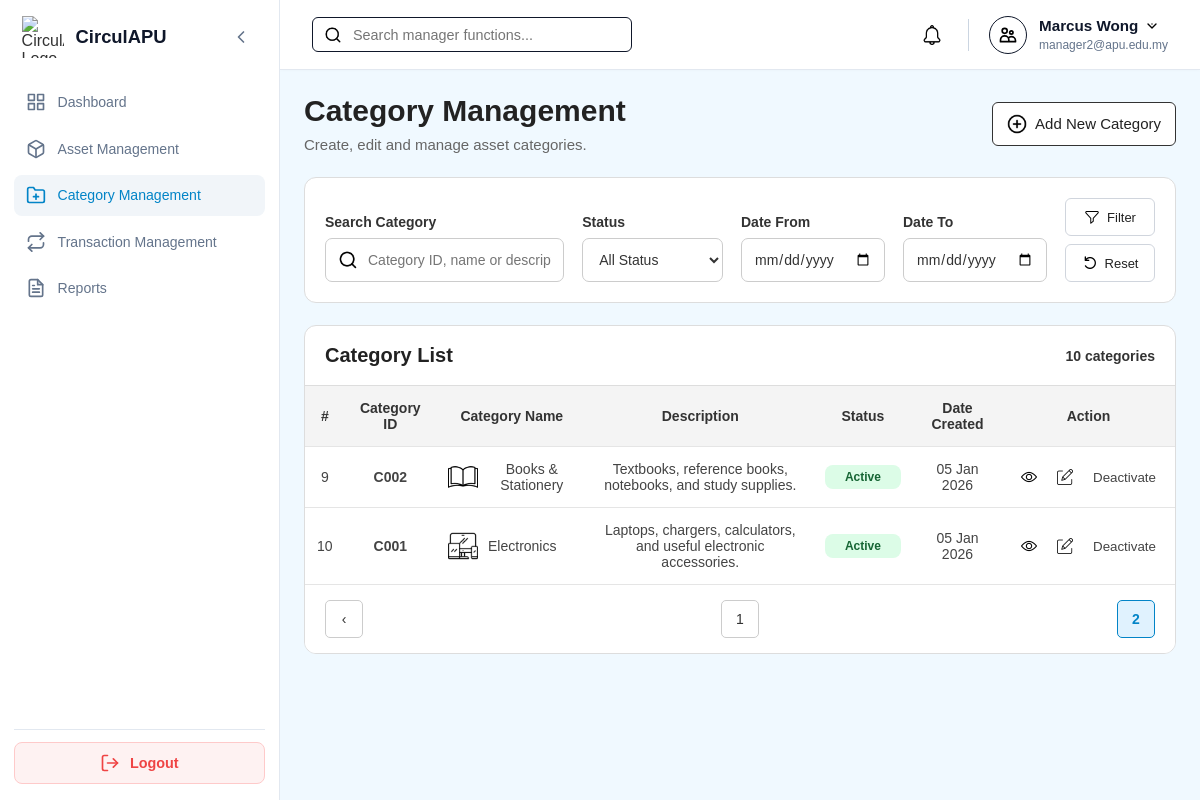
Page /Manager/manager_categories.php?page=2 (signed in) on the committed database.
### tables this page shows
CREATE TABLE `categories` (
  `categoryID` varchar(10) NOT NULL,
  `categoryName` varchar(100) NOT NULL,
  `description` varchar(255) DEFAULT NULL,
  `categoryIcon` varchar(255) DEFAULT NULL,
  `status` enum('Active','Inactive') NOT NULL DEFAULT 'Active',
  `createdDate` timestamp NOT NULL DEFAULT current_timestamp()
);

### Manager/manager_categories.php (the view, shortened to what this page needs)
<?php
require_once '../db.php';
function e($v): string { return htmlspecialchars((string)$v, ENT_QUOTES, 'UTF-8'); }
function js($v): string { return htmlspecialchars(json_encode((string)$v, JSON_HEX_APOS|JSON_HEX_QUOT|JSON_HEX_AMP|JSON_HEX_TAG), ENT_QUOTES, 'UTF-8'); }
function iconPath(?string $v): string {
    return preg_match('/^https?:\/\//i', $v) ? $v : '../' . ltrim($v, '/');
}
function pageURL(array $q, int $p): string {
    $q['page'] = $p;
    return '?' . http_build_query(array_filter($q, fn($v) => $v !== ''));
}
$search = trim($_GET['search'] ?? '');
$status = trim($_GET['status'] ?? '');
$dateFrom = trim($_GET['dateFrom'] ?? '');
$dateTo = trim($_GET['dateTo'] ?? '');
$page = max(1, (int)($_GET['page'] ?? 1));
$perPage = 8;
$categories = [];
$error = '';
$totalRows = 0;
$totalPages = 1;
try {
    $conn->set_charset('utf8mb4');
    $where = []; $params = []; $types = '';
    $whereSQL = $where ? 'WHERE ' . implode(' AND ', $where) : '';
    if (!$error) {
        $stmt = $conn->prepare("SELECT COUNT(*) total FROM categories c $whereSQL");
        $stmt->execute(); $totalRows = (int)$stmt->get_result()->fetch_assoc()['total']; $stmt->close();
        $totalPages = max(1, (int)ceil($totalRows / $perPage));
        $page = min($page, $totalPages); $offset = ($page - 1) * $perPage;
        $listParams = [...$params, $perPage, $offset];
        $stmt = $conn->prepare("SELECT c.*,(SELECT COUNT(*) FROM assets a WHERE a.categoryID=c.categoryID) linkedAssets FROM categories c $whereSQL ORDER BY c.createdDate DESC LIMIT ? OFFSET ?");
        $stmt->bind_param($types . 'ii', ...$listParams); $stmt->execute();
        $categories = $stmt->get_result()->fetch_all(MYSQLI_ASSOC); $stmt->close();
    }
} catch (Throwable $ex) {
    error_log($ex->getMessage());
    $error = 'Unable to load Category Management. Please try again.';
}
$query=compact('search','status','dateFrom','dateTo');
$back=http_build_query(array_filter($query+['page'=>$page],fn($v)=>$v!==''&&$v!==1));
$backParam=$back?'&back='.rawurlencode($back):'';
?>
<!DOCTYPE html>
<html lang="en">
<head>
    <link rel="stylesheet" href="../style.css">
    <link rel="stylesheet" href="manager_style.css">
    <link rel="stylesheet" href="manager_mobile.css">
</head>
<body class="role-manager">
<div class="dashboard-container">
<?php include '../sidebar.php'; ?>
<div class="main-content">
<?php include '../header.php'; ?>
<main class="page-body">
<section class="management-heading management-heading-action">
    <div class="management-heading-text">
        <h1>Category Management</h1>
        <p>Create, edit and manage asset categories.</p>
    </div>
    <a href="manager_category_create.php" class="management-create-btn">
        <img src="../assets/icons/create.png" alt=""> Add New Category
    </a>
</section>
<section class="management-filter desktop-category-filter">
<form method="GET">
    <div class="management-filter-group search">
        <label for="search">Search Category</label>
        <div class="management-search-input">
            <img src="../assets/icons/search.png" alt="">
            <input id="search" name="search" placeholder="Category ID, name or description" value="<?= e($search) ?>">
        </div>
    </div>
    <div class="management-filter-group">
        <label for="status">Status</label>
        <select id="status" name="status">
            <option value="">All Status</option>
        </select>
    </div>
    <div class="management-filter-group">
        <label for="dateFrom">Date From</label>
        <input type="date" id="dateFrom" name="dateFrom" value="<?= e($dateFrom) ?>">
    </div>
    <div class="management-filter-group">
        <label for="dateTo">Date To</label>
        <input type="date" id="dateTo" name="dateTo" value="<?= e($dateTo) ?>">
    </div>
    <div class="management-filter-buttons">
        <button type="submit" class="management-filter-btn"><img src="../assets/icons/filter.png" alt=""> Filter</button>
        <a href="manager_categories.php" class="management-reset-btn"><img src="../assets/icons/reset.png" alt=""> Reset</a>
    </div>
</form>
</section>
<section class="management-list desktop-category-list">
<div class="management-list-header">
    <h2>Category List</h2>
    <strong><?= $totalRows ?> categor<?= $totalRows === 1 ? 'y' : 'ies' ?></strong>
</div>
<div class="management-table-wrapper">
<table class="management-table">
<thead><tr><th>#</th><th>Category ID</th><th>Category Name</th><th>Description</th><th>Status</th><th>Date Created</th><th>Action</th></tr></thead>
<tbody>
<?php if (!$categories): ?>
<tr><td colspan="7" class="management-empty-state">No categories found.</td></tr>
<?php else: foreach ($categories as $i => $c): $icon = iconPath($c['categoryIcon']); $canDelete = (int)$c['linkedAssets'] === 0; ?>
<tr>
    <td><?= (($page - 1) * $perPage) + $i + 1 ?></td>
    <td><strong><?= e($c['categoryID']) ?></strong></td>
    <td><div class="category-name-cell"><?php if ($icon): ?><img src="<?= e($icon) ?>" alt=""><?php endif; ?><span><?= e($c['categoryName']) ?></span></div></td>
    <td><?= e($c['description'] ?: '-') ?></td>
    <td><span class="status-badge" data-status="<?=e($c['status'])?>"><?=e($c['status'])?></span></td>
    <td><?= date('d M Y', strtotime($c['createdDate'])) ?></td>
    <td><div class="management-actions">
        <a href="manager_category_view.php?categoryID=<?= e($c['categoryID']) ?><?=e($backParam)?>" class="management-action-btn" title="View"><img src="../assets/icons/view.png" alt="View"></a>
        <a href="manager_category_edit.php?categoryID=<?= e($c['categoryID']) ?><?=e($backParam)?>" class="management-action-btn" title="Edit"><img src="../assets/icons/edit.png" alt="Edit"></a>
        <?php if ($c['status'] === 'Active'): ?>
        <button type="button" class="management-action-btn deactivate" title="Deactivate"
                onclick="openCategoryAction('deactivate',<?=js($c['categoryID'])?>,<?=js($c['categoryName'])?>)">
            Deactivate
        </button>
        <?php endif; ?>
    </div></td>
</tr>
<?php endforeach; endif; ?>
</tbody>
</table>
</div>
<?php if ($totalPages > 1): ?>
<div class="pagination management-table-footer">
    <?php if ($page > 1): ?><a href="<?= e(pageURL($query, $page - 1)) ?>">‹</a><?php endif; ?>
    <?php for ($p = 1; $p <= $totalPages; $p++): ?><a href="<?= e(pageURL($query, $p)) ?>" class="<?= $p === $page ? 'active' : '' ?>"><?= $p ?></a><?php endfor; ?>
</div>
<?php endif; ?>
</section>
</main>
</div>
</div>
</body>
</html>

### Manager/manager_style.css (style rules this page uses)
.management-heading-action { display: flex; justify-content: space-between; align-items: center; gap: 20px; }
.management-heading-action .management-create-btn { flex-shrink: 0; }
.category-name-cell { display: flex; align-items: center; gap: 10px; }
.category-name-cell img { width: 30px; height: 30px; object-fit: contain; flex-shrink: 0; }
.status-badge { display:inline-flex;align-items:center;justify-content:center; min-width:76px;padding:6px 10px;border-radius:8px; background:#f1f5f9;color:#475569;font-size:12px;font-weight:700;line-height:1;white-space:nowrap; }
.status-badge[data-status="Active"], .status-badge[data-status="Approved"], .status-badge[data-status="Completed"] { background:#dcfce7; color:#166534; }

### rows in the picture
categories: i "9", categoryID "C002", categoryIcon (picture), categoryName "Books & Stationery", description "Textbooks, reference books, notebooks, and study supplies.", status "Active", createdDate "05 Jan 2026"
categories: i "10", categoryID "C001", categoryIcon (picture), categoryName "Electronics", description "Laptops, chargers, calculators, and useful electronic accessories.", status "Active", createdDate "05 Jan 2026"

### other values in the picture
$user_name "Marcus Wong"
$user_email "manager2@apu.edu.my"
$totalRows "10"
